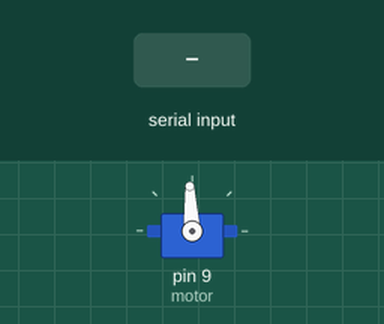
A sketch run on a simulated Arduino Uno, built with avr-gcc and run on an emulated ATmega328P. Parts: servo. The inputs (shaded band) are chosen by the test bench.

Above: at 1.2 s.
1.3 s: "1" received over Serial
At 2.5 s:
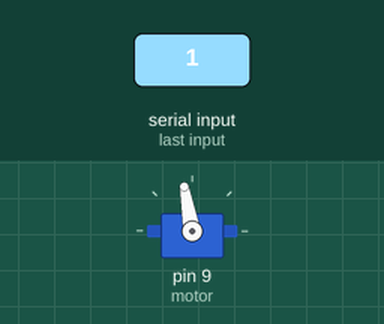
4.3 s: "3" received over Serial
At 4.8 s:
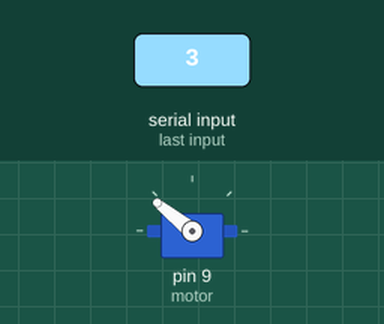
Timing chart, 0 to 7.8 s (numbered marks = the images above; inputs shaded):
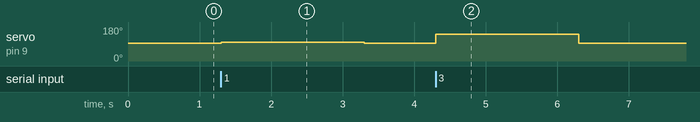

Measured:
- after the input at 1.3 s, servo on pin 9 (motor): 93° → 100° at once, → 93° 2.0 s later
- after the input at 4.3 s, servo on pin 9 (motor): 93° → 141° at once, → 93° 2.0 s later

The sketch:

pruebamotor.ino
```cpp
#include <Servo.h>

Servo motor;

unsigned long ultimoComando = 0;
int pulsoActual = 1500;

void setup() {
  Serial.begin(9600);
  motor.attach(9);
  motor.writeMicroseconds(1500);
  ultimoComando = millis();
}

void loop() {
  while (Serial.available() > 0) {
    char comando = Serial.read();
    int nuevoPulso = pulsoActual;

    switch (comando) {
      case '0':
        nuevoPulso = 1500;
        break;
      case '1':
        nuevoPulso = 1580;
        break;
      case '2':
        nuevoPulso = 1750;
        break;
      case '3':
        nuevoPulso = 2000;
        break;
      default:
        continue;
    }

    pulsoActual = nuevoPulso;
    motor.writeMicroseconds(pulsoActual);
    ultimoComando = millis();
  }

  if (millis() - ultimoComando > 2000 && pulsoActual != 1500) {
    pulsoActual = 1500;
    motor.writeMicroseconds(1500);
  }
}
```
